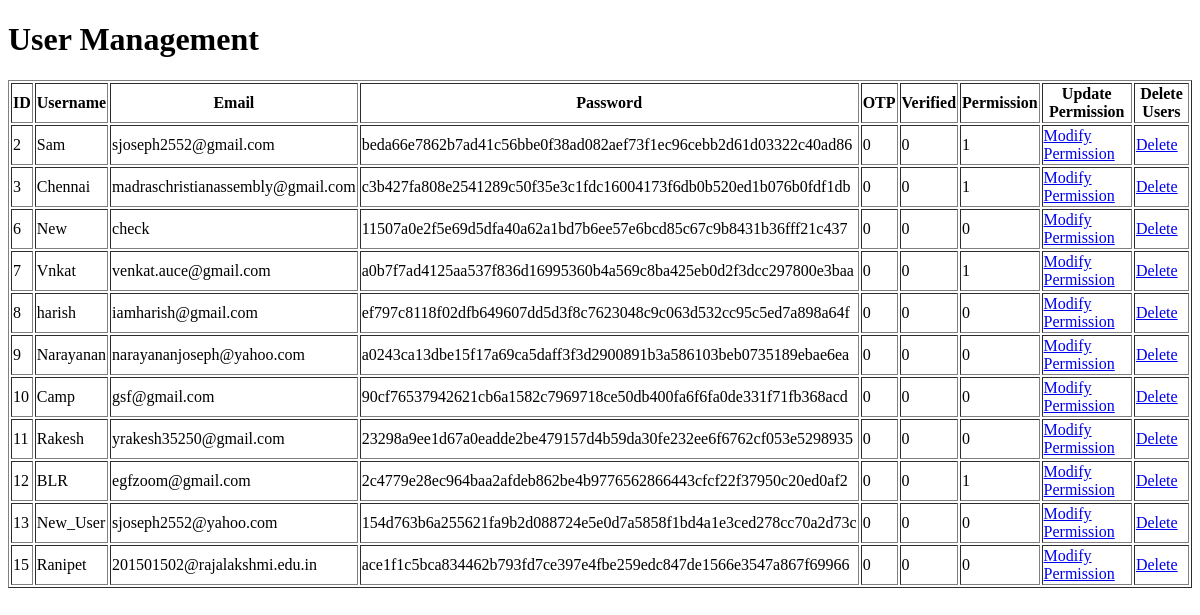
/admin_dashboard (signed in), run on an earlier commit of the app's database.
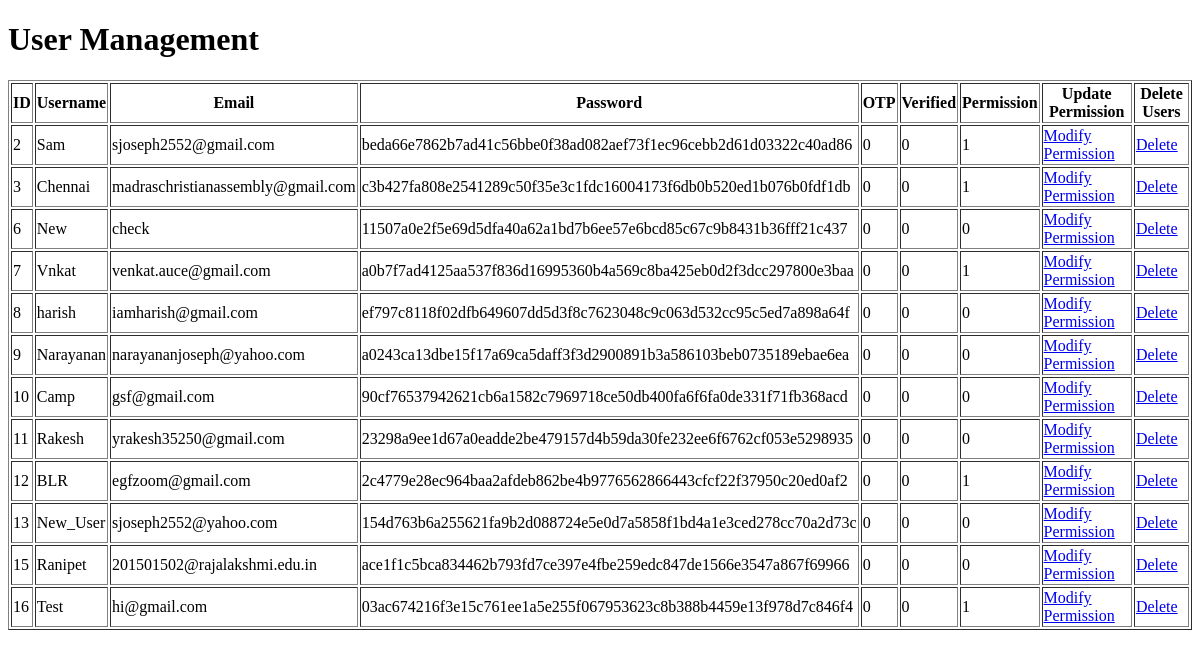
And on a later commit of the database.
### tables this page shows
CREATE TABLE users (
            id INTEGER PRIMARY KEY AUTOINCREMENT,
            username TEXT UNIQUE,
            email TEXT UNIQUE,
            password TEXT,
            otp INTEGER DEFAULT 0,
            verified INTEGER DEFAULT 0,
            permission INTEGER DEFAULT 0
        );

### server.py (the view)
@app.route('/admin_dashboard')
def admin_dashboard():
    if 'username' not in session and session['username'] != "Sam":
        return "Not Authorized"
    conn = sqlite3.connect(DATABASE)
    cursor = conn.cursor()
    cursor.execute('SELECT * from users')
    rows = cursor.fetchall()
    conn.close()
    return render_template("admin_dashboard.html", users=rows)

### templates/admin_dashboard.html (shortened to what this page needs)
<!DOCTYPE html>
<html>
<head>
</head>
<body>
    <h1>User Management</h1>
    <table border="1">
        <tr>
            <th>ID</th>
            <th>Username</th>
            <th>Email</th>
            <th>Password</th>
            <th>OTP</th>
            <th>Verified</th>
            <th>Permission</th>
            <th>Update Permission</th>
            <th>Delete Users</th>
        </tr>
        {% for user in users %}
        <tr>
            <td>{{ user[0] }}</td>
            <td>{{ user[1] }}</td>
            <td>{{ user[2] }}</td>
            <td>{{ user[3] }}</td>
            <td>{{ user[4] }}</td>
            <td>{{ user[5] }}</td>
            <td>{{ user[6] }}</td>
            <td><a href="{{ url_for('modify_user', user_id=user[0]) }}">Modify Permission</a></td>
            <td><a href="{{ url_for('delete_user', user_id=user[0]) }}" onclick="return confirm('Are you sure you want to delete this user?')">Delete</a></td>
        </tr>
        {% endfor %}
    </table>
</body>
</html>

What changed in the data, as far as the page shows it:
added users: id "16", username "Test", email "hi@gmail.com", password "03ac674216f3e15c761ee1a5e255f067953623c8b388b4459e13f978d7c846f4", otp "0", verified "0", permission "1"
